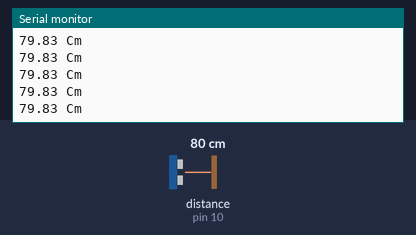
This sketch was run on a simulated Arduino Uno, built with avr-gcc and run on an emulated ATmega328P. Shown: the last lines printed to the serial monitor. Wiring (inferred from the names in the program): ultrasonic range finder: trigger pin 9; echo pin 10. The test bench sets the inputs (shaded band); at power-on: distance to the obstacle (sensor on pin 10) 80 cm. The echo pulse lasts 58.3 µs per cm.

Above: at 1.2 s.
1.3 s: distance to the obstacle (sensor on pin 10) set to 120 cm
At 2.1 s:
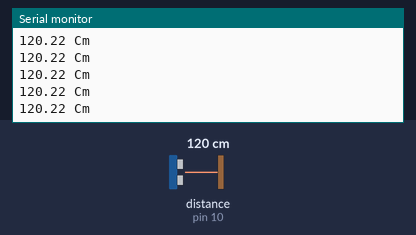
4.3 s: distance to the obstacle (sensor on pin 10) set to 299 cm
At 5.2 s:
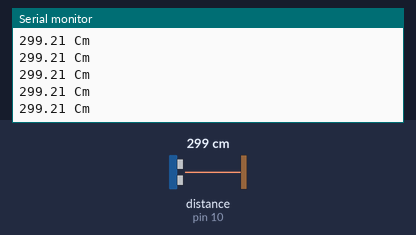
Timing chart, 0 to 7.3 s (numbered marks = the images above; inputs shaded):
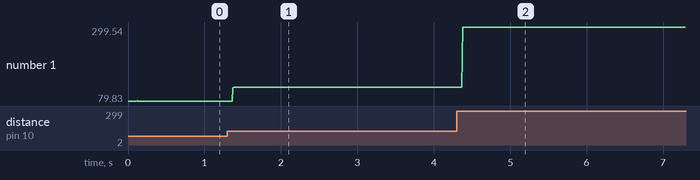

Measured:
- after the input at 1.3 s, the serial monitor: prints a new line after 0.07 s (image 1)
- after the input at 4.3 s, the serial monitor: prints a new line after 0.08 s (image 2)
- plotted number 1: 79.83 → 120.22 after the input at 1.3 s, 120.22 → 299.21 after the input at 4.3 s

The sketch:

sonic_sensor.ino
```cpp
/*
  VCC tengist í 5V
  Trig tengist í digital pinna.
  Echo tegist í digital pinna.
  Gnd tengist í GND.
*/

const int TrigPin = 9;
const int EchoPin = 10;
float fjarlaegd; // fjarlægð þess sem mælt er

void setup() {
  Serial.begin(9600);

  pinMode(TrigPin,OUTPUT);
  pinMode(EchoPin,INPUT);
}

void loop () {

  // sendir út púlsar
  digitalWrite(TrigPin,LOW);
  delayMicroseconds(2);
  digitalWrite(TrigPin,HIGH);
  delayMicroseconds(10);
  digitalWrite(TrigPin,LOW);

  // mælt hvað púlsarnir voru lengi að berast til baka
  fjarlaegd = pulseIn(EchoPin,HIGH)/58.2; // deilt með 58 til að breyta í cm

  if(fjarlaegd < 0) { // fjarlægð getur ekki verið mínustala
    fjarlaegd = 0;
  } else if (fjarlaegd > 400) {
    Serial.print("Out of range\n");
  } else {
      Serial.print(fjarlaegd);
  Serial.print(" Cm\n");
  }


}
```
